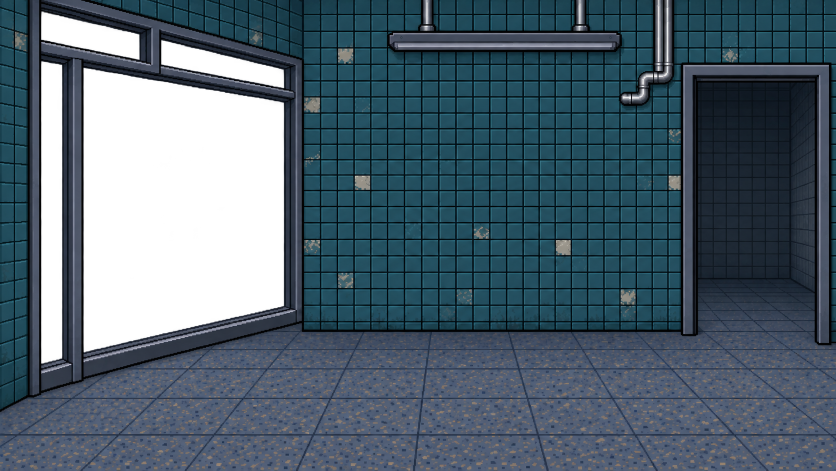
#> input picture art/rooms/counter_batch_a/room-shell-v2.png, 1672 x 941 px, found by its file name (shown at 1/2 size)
$ python flat.py out.png
#> lines starting #> are read from the running program, lines starting #| are printed output that depends on the picture
# Helper for walls.py (0.58.5): the flat counter front built from the approved Batch A pictures; mirrors counter_art.gd.
# Preview of the flat front-wall layout built only from the approved Batch A pictures (mirrors counter_art.gd).
import sys
from PIL import Image
A = "/home/claude/nighshift_real/art/rooms/counter_batch_a/"
R = "/home/claude/nighshift_real/"
SRC = (1672, 941); SCR = (1280, 720)
K = SCR[0] / SRC[0]
FILES = dict(shell="room-shell-v2.png", counter="counter-foreground-v2.png", morning="exterior-morning-v2.png", dusk="exterior-dusk-v2.png",
             front_closed="front-door-closed-v2.png", front_open="front-door-open-v2.png", sign="hanging-sign-v2.png",
             workshop_closed="workshop-door-closed-v2.png", workshop_open="workshop-door-open-v2.png",
             shutter_up="shutter-up-v2.png", shutter_down="shutter-down-v2.png", light="light-overlay-v2.png")
T = {k: Image.open(A + v).convert("RGBA") for k, v in FILES.items()}
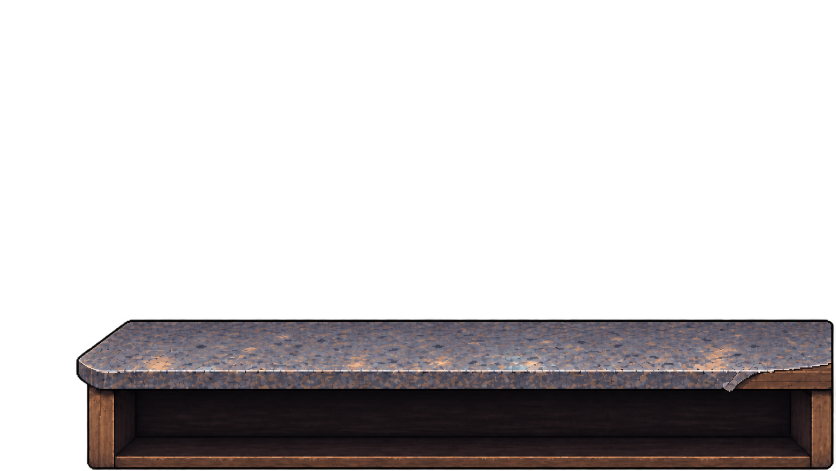
#> input picture art/rooms/counter_batch_a/counter-foreground-v2.png, 1671 x 941 px, found by its file name (shown at 1/2 size)
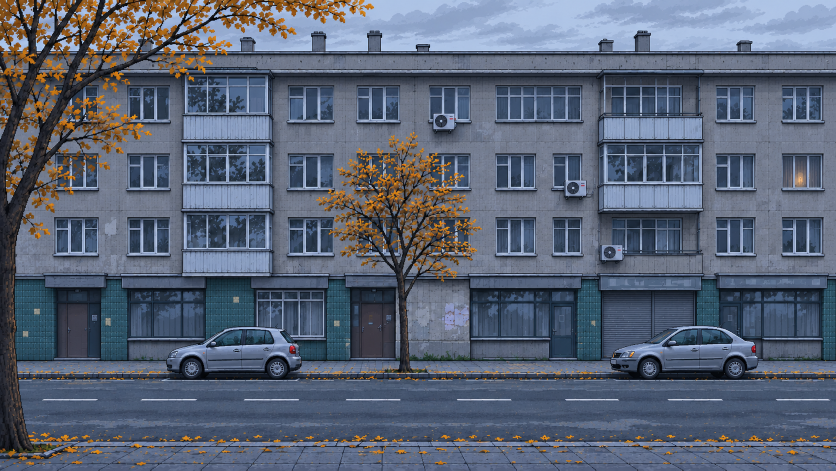
#> input picture art/rooms/counter_batch_a/exterior-morning-v2.png, 1672 x 941 px, found by its file name (shown at 1/2 size)
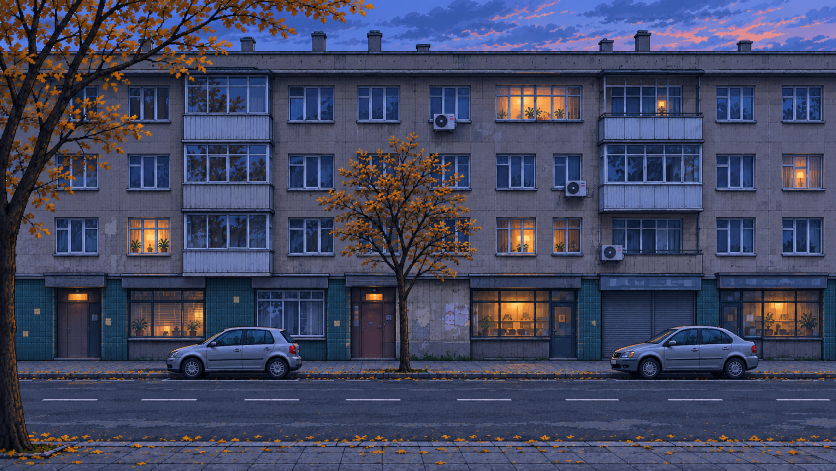
#> input picture art/rooms/counter_batch_a/exterior-dusk-v2.png, 1672 x 941 px, found by its file name (shown at 1/2 size)
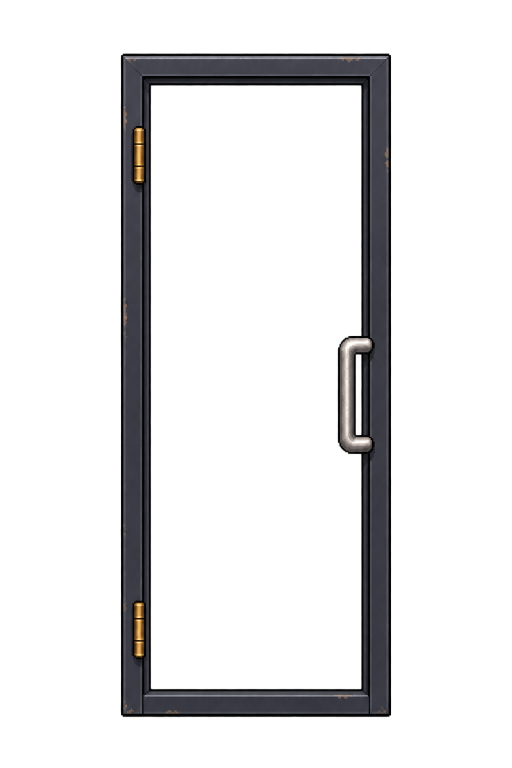
#> input picture art/rooms/counter_batch_a/front-door-closed-v2.png, 1024 x 1536 px, found by its file name (shown at 1/2 size)
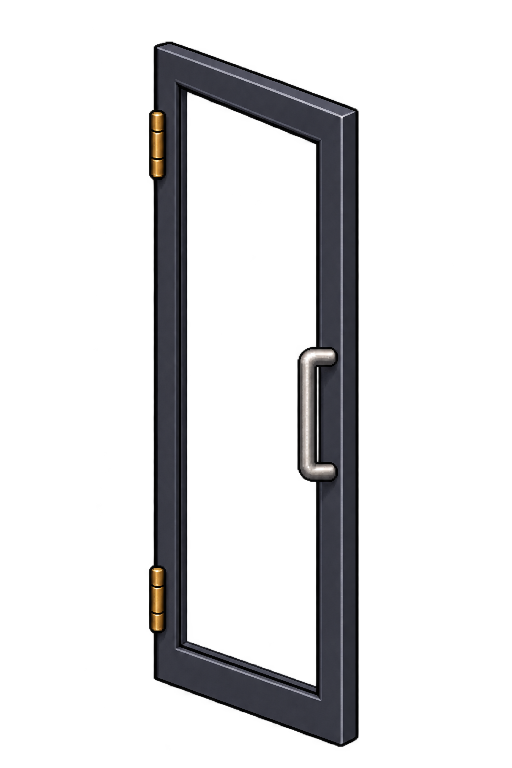
#> input picture art/rooms/counter_batch_a/front-door-open-v2.png, 1024 x 1536 px, found by its file name (shown at 1/2 size)
#> (the run stopped early here; a loop or call above may not have finished)
